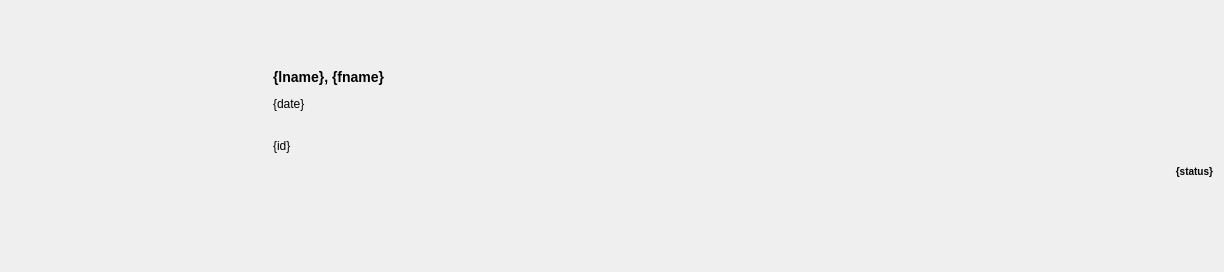
<?xml version="1.0" encoding="UTF-8"?>
<ui version="4.0">
 <class>Form</class>
 <widget class="QWidget" name="Form">
  <property name="geometry">
   <rect>
    <x>0</x>
    <y>0</y>
    <width>1224</width>
    <height>272</height>
   </rect>
  </property>
  <property name="windowTitle">
   <string>Form</string>
  </property>
  <layout class="QGridLayout" name="gridLayout_3">
   <item row="0" column="1">
    <layout class="QGridLayout" name="gridLayout_2">
     <item row="0" column="1">
      <widget class="QLabel" name="detailsLabel">
       <property name="text">
        <string>&lt;H3&gt;{lname}, {fname}&lt;/H3&gt;
&lt;H6 style=&quot;color: 'gray';&quot;&gt;{date}&lt;H6&gt;
&lt;BR/&gt;
&lt;H6 style=&quot;color: 'gray';&quot;&gt;{id}&lt;H6&gt; 
&lt;H5 align=&quot;right&quot; style=&quot;color: '{color}';&quot;&gt;{status}&lt;H5&gt;
</string>
       </property>
      </widget>
     </item>
     <item row="0" column="0">
      <widget class="QLabel" name="thumbnailLabel">
       <property name="minimumSize">
        <size>
         <width>32</width>
         <height>32</height>
        </size>
       </property>
       <property name="maximumSize">
        <size>
         <width>256</width>
         <height>256</height>
        </size>
       </property>
       <property name="cursor">
        <cursorShape>PointingHandCursor</cursorShape>
       </property>
       <property name="text">
        <string/>
       </property>
       <property name="scaledContents">
        <bool>true</bool>
       </property>
      </widget>
     </item>
    </layout>
   </item>
  </layout>
 </widget>
 <resources/>
 <connections/>
</ui>
